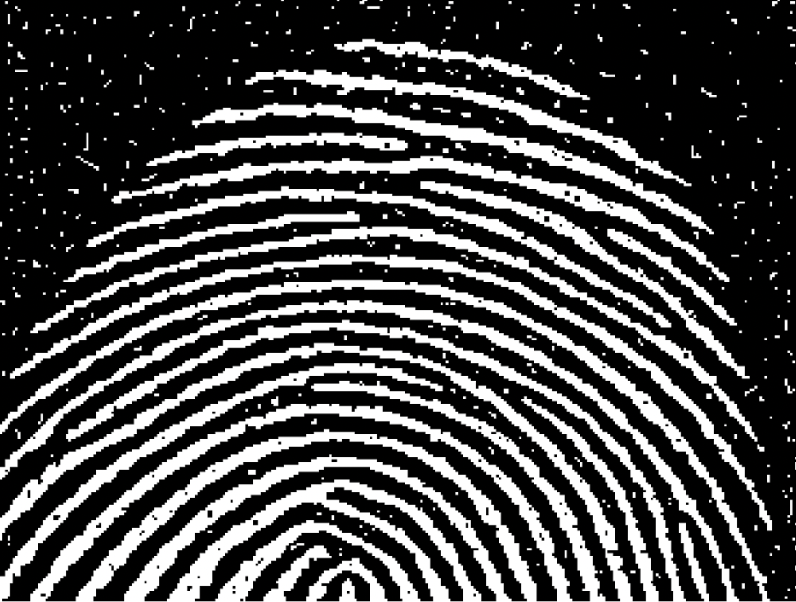
#> input picture 6 - Abertura/finger-print.PNG, 796 x 602 px
$ jupyter execute --allow-errors abertura.ipynb
#> lines starting #> are read from the running program, lines starting #| are printed output that depends on the picture; after the words box and inside, x2 and y2 are one past the last pixel; in counts of white or black regions, pixels touching at a corner belong together; long printed decimals are rounded
### utils.py
import numpy as np
import cv2 as cv
import matplotlib.pyplot as plt

def histograma(matriz, posicao=None):
    if posicao == None:
        array = 256*[0]
        for i in range (matriz.shape[0]):
            for j in range (matriz.shape[1]):
                valor = matriz[i,j]
                array[valor] += 1
    else:
        array = 256*[0]
        for i in range (matriz.shape[0]):
            for j in range (matriz.shape[1]):
                valor = matriz[i,j][posicao]
                array[valor] += 1

    return array

def eda_image(image: np.ndarray):
  # ---- Resolução da imagem -------
  # Em OpenCV, a ordem do shape é (altura, largura, canais)
  # Altura  -> número de linhas (pixels na vertical)
  # Largura -> número de colunas (pixels na horizontal)

  print('Largura em pixels: ', end='')   # Número de linhas (altura)
  print(image.shape[0])

  print('Altura em pixels: ', end='')    # Número de colunas (largura)
  print(image.shape[1])

  # Quantidade total de pixels (sem contar os canais)
  print('Quantidade de pixels: ', end='')
  print(image.shape[0] * image.shape[1])

  # Quantidade de elementos na matriz (altura * largura * canais)
  # Similar ao produto: image.shape[0] * image.shape[1] * image.shape[2]
  print("Quantidade de elementos presentes na matriz: ", end='')
  print(image.size)
  # ---------------------------------

  # Quantidade de canais da imagem
  # Imagem colorida RGB -> 3 canais
  # Imagem em escala de cinza -> 1 canal
  print('Quantidade de canais: ', end='')
  print(image.shape[2])

  cv.imshow("Janela da image", image)
  cv.waitKey(0)

def generate_gray_channel(image: np.ndarray) -> np.ndarray:
  grayChannel = np.zeros((image.shape[0], image.shape[1]), dtype=np.uint8)

  for i in range(image.shape[0]):      # percorre as linhas (altura)
      for j in range(image.shape[1]):  # percorre as colunas (largura)
          # Média simples dos três canais (B+G+R)/3
          grayChannel[i, j] = (image[i, j].sum() // 3)

  return grayChannel

# [29 lines left out: function remove_threshold, not called in this run]

import numpy as np
import matplotlib.pyplot as plt
import cv2 as cv  # assumindo que você já importou cv2

# [78 lines left out: function manipulate_contrast_luminosity, not called in this run]

### 6 - Abertura/abertura.ipynb
# Abertura e Fechamento Morfológica

Este notebook mostra, de forma **didática e comparativa**, como funcionam as operações morfológicas
**Abertura** e **Fechamento** em imagens binárias (0/255), usando:

### Importações

[cell 1]
import cv2 as cv
import numpy as np
import matplotlib.pyplot as plt
from pathlib import Path
import sys
from pathlib import Path
import math

sys.path.append(str(Path().resolve().parent))

import utils as ut
plt.rcParams["figure.figsize"] = (10, 4)

### Leitura da imagem

[cell 2]
IMG_PATH = Path("finger-print.PNG")

image = cv.imread(str(IMG_PATH), cv.IMREAD_COLOR)
#> image is the input picture: shape (602, 796, 3); mean B, G, R 73.3, 73.3, 73.3

if image is None:
    raise FileNotFoundError(f"Não consegui ler o arquivo: {IMG_PATH.resolve()}")

print("Imagem carregada com sucesso!", image.shape, image.dtype)
#| Imagem carregada com sucesso! (602, 796, 3) uint8

### Análise exploratória

[cell 3]
ut.eda_image(image)
#| 602
#| 796
#| 479192
#| 1437576
#| 3

### Conversão para tons de cinza

Aqui usamos a função do seu `utils.py` (`generate_gray_channel`), que faz a média simples dos canais:
\[
gray = \frac{B + G + R}{3}
\]

> O OpenCV tem `cv.cvtColor(..., cv.COLOR_BGR2GRAY)`, mas vamos seguir a implementação manual do trabalho.

[cell 4]
gray = ut.generate_gray_channel(image)

plt.figure(figsize=(6, 5))
plt.imshow(gray, cmap="gray")
plt.title("Imagem em tons de cinza (manual - utils.generate_gray_channel)")
plt.axis("off")
plt.show()

print("Gray:", gray.shape, gray.dtype, "min/max:", int(gray.min()), int(gray.max()))
#| Gray: (602, 796) uint8 min/max: 0 255

### Histograma (tons de cinza)

O histograma ajuda a escolher um limiar (threshold) para binarização.
Vamos usar `ut.histograma` e depois plotar.

[cell 5]
hist = ut.histograma(gray)
#> after the loop in histograma, `for i in range (matriz.shape[0]):`: array = 256 values, max 309213 at index 0, min 78 at index 114, mean 1871.8
#> hist has the same summary as array in histograma

plt.figure(figsize=(10, 3))
plt.plot(hist)
plt.title("Histograma (0..255) - tons de cinza")
plt.xlabel("Intensidade")
plt.ylabel("Contagem de pixels")
plt.grid(True, alpha=0.2)
plt.show()
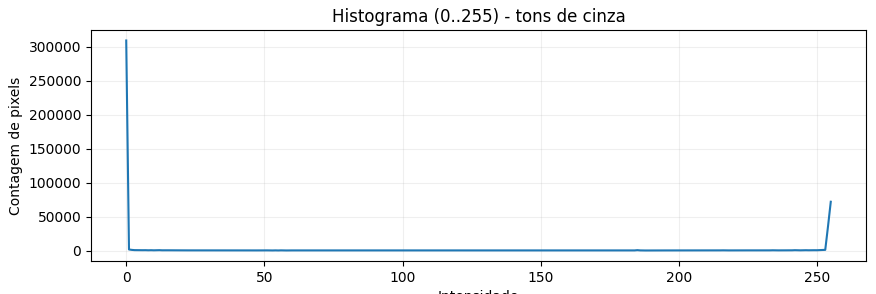
#> figure drawn by matplotlib, 1 panel; curve peaks at x = 0, y = 309213

### Binarização + escolha de **objeto** e **fundo**

Operações morfológicas binárias normalmente assumem:

- **Objeto (foreground)**: 255 (branco)
- **Fundo (background)**: 0 (preto)

Se você trabalhar com o contrário (objeto preto em fundo branco), é comum acontecer o efeito de
“**dilatação parecer erosão**”, porque você está, na prática, expandindo o fundo (branco) e “comendo” o objeto (preto).

Abaixo vamos:
1. Binarizar com Otsu (automático)
2. Garantir que o **objeto fique branco (255)** para usar as funções do `utils.py`

[cell 6]
# Otsu escolhe automaticamente o limiar (bom ponto de partida)
_, binary_raw = cv.threshold(gray, 0, 255, cv.THRESH_BINARY_INV + cv.THRESH_OTSU)
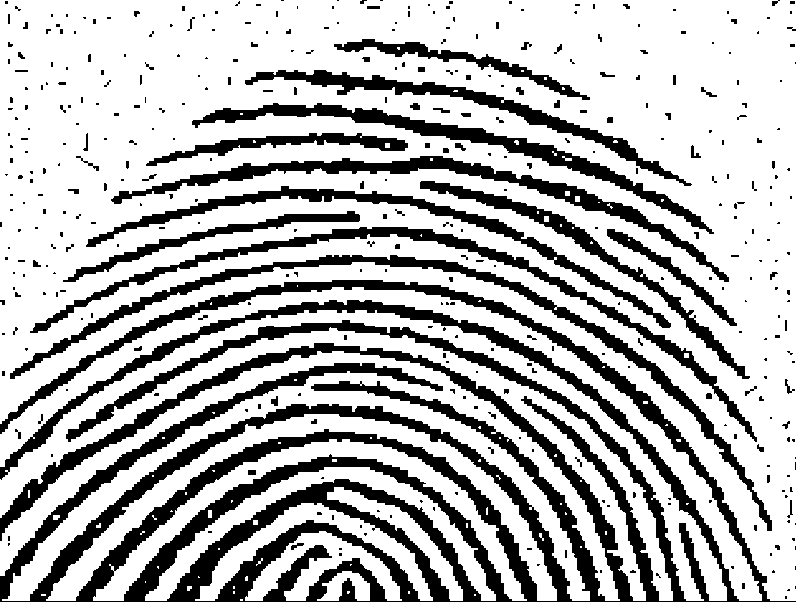
#> binary_raw: shape (602, 796); 71.1% white; 400 black regions (304 under 20 px), largest, box (x1, y1, x2, y2) and area: (0, 280, 796, 602) 82458, (10, 255, 772, 531) 7775, (30, 227, 757, 442) 6867

# Heurística simples: se a imagem binária ficou "muito branca", provavelmente o fundo é branco
# e o objeto é preto -> invertendo, garantimos objeto branco em fundo preto.
if np.mean(binary_raw) > 127:
    binary = 255 - binary_raw
else:
    binary = binary_raw.copy()

binary = cv.bitwise_not(binary)

fig, ax = plt.subplots(1, 3, figsize=(15, 5))
ax[0].imshow(gray, cmap="gray"); ax[0].set_title("Gray"); ax[0].axis("off")
ax[1].imshow(binary_raw, cmap="gray"); ax[1].set_title("Binary (Otsu)"); ax[1].axis("off")
ax[2].imshow(binary, cmap="gray"); ax[2].set_title("Binary ajustada (objeto=255)"); ax[2].axis("off")
plt.tight_layout()
plt.show()
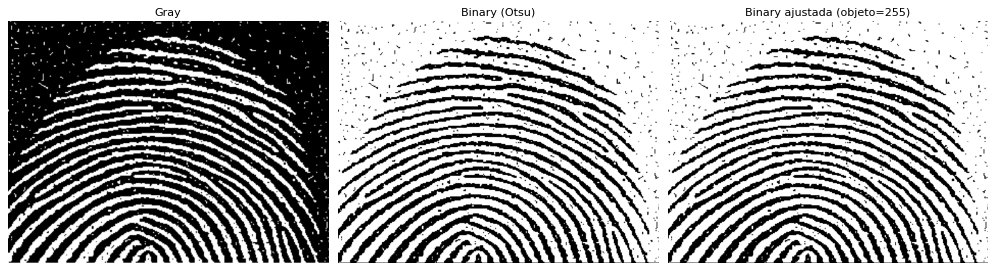
#> figure drawn by matplotlib, 3 panels

print("mean(binary_raw) =", float(np.mean(binary_raw)), "| mean(binary) =", float(np.mean(binary)))
#| mean(binary_raw) = 181.428 | mean(binary) = 181.428

[cell 7]
import cv2 as cv
import numpy as np
import matplotlib.pyplot as plt

# 1) Ler em tons de cinza
gray = cv.imread("finger-print.PNG", cv.IMREAD_GRAYSCALE)
#> gray: shape (602, 796); min 0, max 255, mean 73.3

# (opcional) suaviza um pouco antes do Otsu (ajuda com ruído)
blur = cv.GaussianBlur(gray, (5, 5), 0)
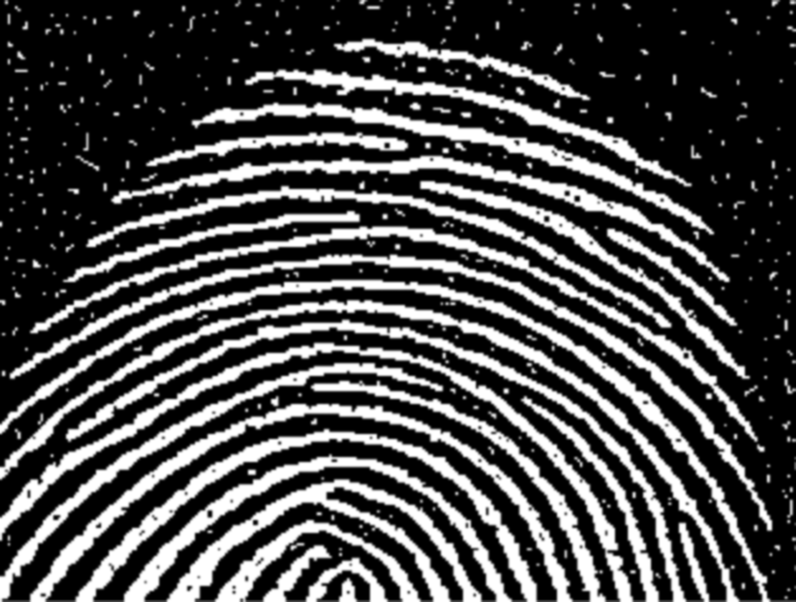
#> blur: shape (602, 796); min 0, max 255, mean 73.2

# 2) Binarização (Otsu)
# OBS: aqui use THRESH_BINARY ou THRESH_BINARY_INV dependendo do seu caso.
_, binary = cv.threshold(blur, 0, 255, cv.THRESH_BINARY + cv.THRESH_OTSU)
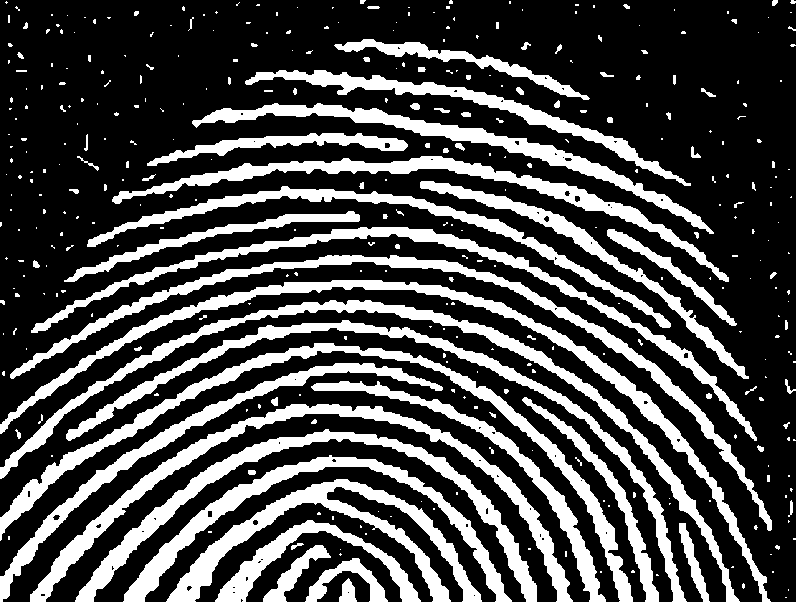
#> binary: shape (602, 796); 29.1% white; 374 white regions (277 under 20 px), largest, box (x1, y1, x2, y2) and area: (0, 280, 771, 602) 9199, (0, 343, 633, 602) 9016, (0, 300, 740, 602) 8813

# Se no seu resultado o FUNDO ficou branco e o DEDO ficou preto, inverta:
# (assim o "objeto" vira branco=255, que é o padrão da morfologia)
if (binary == 255).mean() > 0.5:  # fundo mais branco que preto -> dedo provavelmente preto
    binary_fg = 255 - binary
else:
    binary_fg = binary

# 3) Abertura e Fechamento
# Kernel pequeno (3x3) costuma remover os pontinhos sem destruir as cristas
#> (the rest of this cell did not finish here and is left out)

[cell 8]
# 1) Ler em tons de cinza
gray = cv.imread("closing.png", cv.IMREAD_GRAYSCALE)
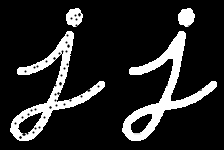
#> input picture 6 - Abertura/closing.png, 224 x 150 px
#> gray is the input picture: shape (150, 224); min 0, max 255, mean 38.1

# (opcional) suaviza um pouco antes do Otsu (ajuda com ruído)
blur = cv.GaussianBlur(gray, (5, 5), 0)
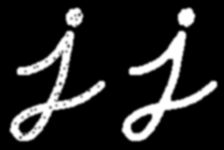
#> blur: shape (150, 224); min 0, max 255, mean 38.1

# 2) Binarização (Otsu)
# OBS: aqui use THRESH_BINARY ou THRESH_BINARY_INV dependendo do seu caso.
_, binary = cv.threshold(blur, 0, 255, cv.THRESH_BINARY + cv.THRESH_OTSU)
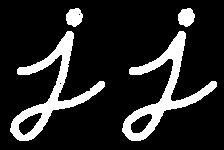
#> binary: shape (150, 224); 15.4% white; 4 white regions, box (x1, y1, x2, y2) and area: (122, 31, 217, 141) 2372, (10, 31, 105, 141) 2321, (178, 8, 195, 27) 244, (66, 8, 83, 27) 242

# Se no seu resultado o FUNDO ficou branco e o DEDO ficou preto, inverta:
# (assim o "objeto" vira branco=255, que é o padrão da morfologia)
if (binary == 255).mean() > 0.5:  # fundo mais branco que preto -> dedo provavelmente preto
    binary_fg = 255 - binary
else:
    binary_fg = binary

# 3) Abertura e Fechamento
# Kernel pequeno (3x3) costuma remover os pontinhos sem destruir as cristas
#> (the rest of this cell did not finish here and is left out)
